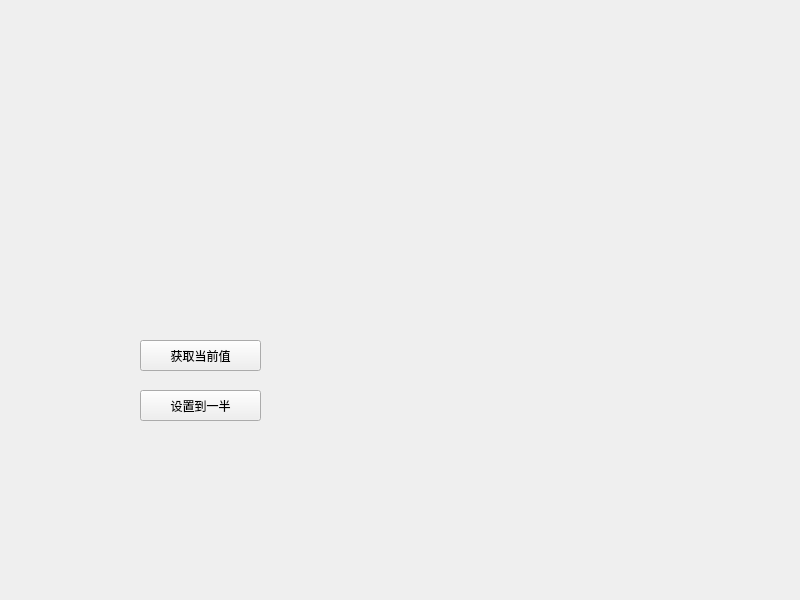
<?xml version="1.0" encoding="UTF-8"?>
<ui version="4.0">
 <class>Widget</class>
 <widget class="QWidget" name="Widget">
  <property name="geometry">
   <rect>
    <x>0</x>
    <y>0</y>
    <width>800</width>
    <height>600</height>
   </rect>
  </property>
  <property name="windowTitle">
   <string>Widget</string>
  </property>
  <widget class="smallWidget" name="widget" native="true">
   <property name="geometry">
    <rect>
     <x>70</x>
     <y>80</y>
     <width>391</width>
     <height>81</height>
    </rect>
   </property>
  </widget>
  <widget class="smallWidget" name="widget_2" native="true">
   <property name="geometry">
    <rect>
     <x>70</x>
     <y>210</y>
     <width>391</width>
     <height>80</height>
    </rect>
   </property>
  </widget>
  <widget class="QPushButton" name="btnGetValue">
   <property name="geometry">
    <rect>
     <x>140</x>
     <y>340</y>
     <width>121</width>
     <height>31</height>
    </rect>
   </property>
   <property name="text">
    <string>获取当前值</string>
   </property>
  </widget>
  <widget class="QPushButton" name="btnSetValue">
   <property name="geometry">
    <rect>
     <x>140</x>
     <y>390</y>
     <width>121</width>
     <height>31</height>
    </rect>
   </property>
   <property name="text">
    <string>设置到一半</string>
   </property>
  </widget>
 </widget>
 <customwidgets>
  <customwidget>
   <class>smallWidget</class>
   <extends>QWidget</extends>
   <header>smallwidget.h</header>
   <container>1</container>
  </customwidget>
 </customwidgets>
 <resources/>
 <connections/>
</ui>
